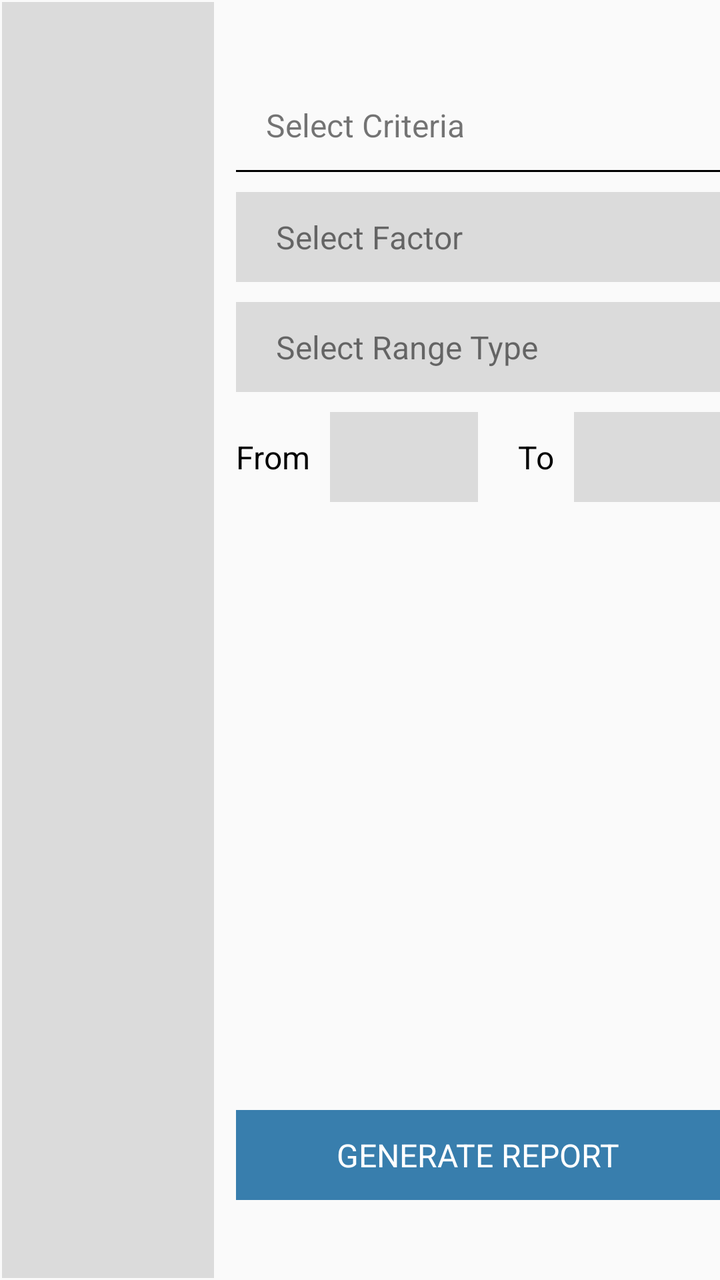
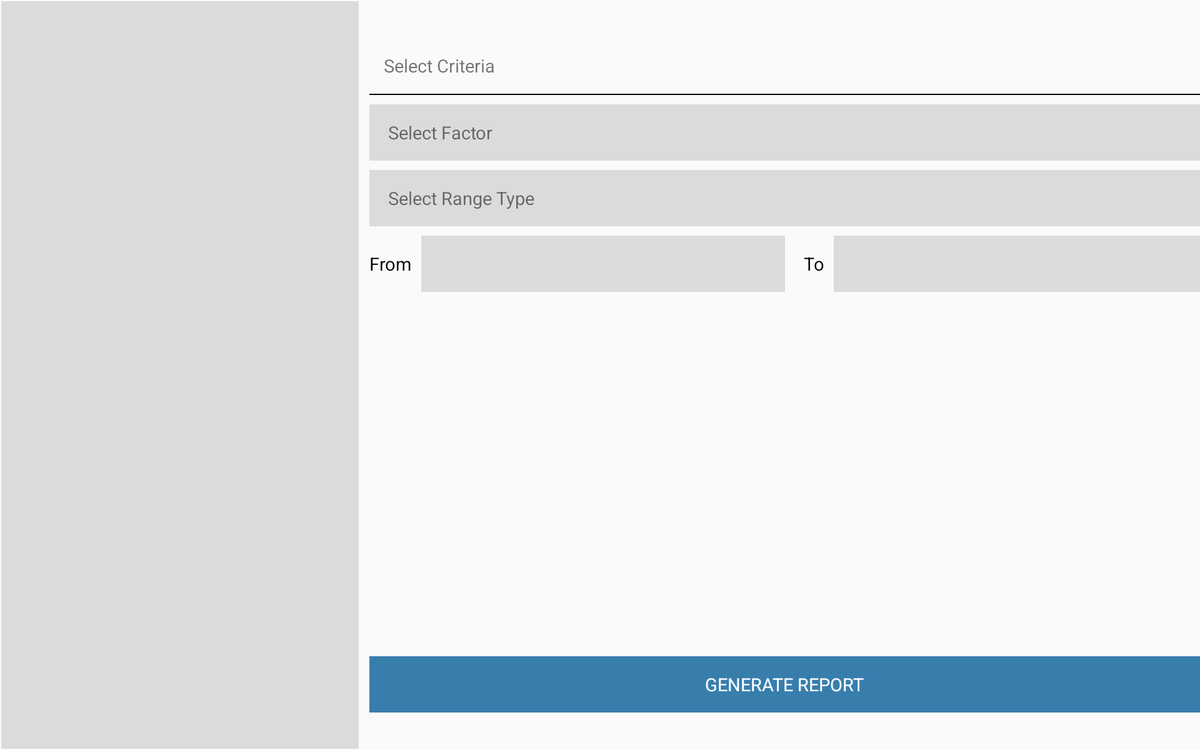

The same Android screen from two of the app's own layout files: first res/layout/ as a phone draws it, then the repository's variant for another configuration, drawn on a device whose configuration selects that folder. Both files follow.
<!-- AndroidManifest.xml: application theme AppTheme -->
<!-- res/layout/fragment_report.xml -->
<?xml version="1.0" encoding="utf-8"?>
<LinearLayout xmlns:android="http://schemas.android.com/apk/res/android"
    android:orientation="horizontal"
    android:layout_width="match_parent"
    android:layout_height="match_parent" >
    <LinearLayout
        android:id="@+id/linearTitlesInReports"
        android:layout_width="match_parent"
        android:layout_height="match_parent"
        android:layout_weight="0.7"
        android:layout_margin="1dp"
        android:background="#DBDBDB"
        android:orientation="vertical">

    </LinearLayout>
    <RelativeLayout

        android:layout_width="match_parent"
        android:layout_height="match_parent"
        android:layout_weight="0.3"
        android:layout_marginTop="40dp"
        android:layout_marginLeft="10dp"
        android:layout_marginBottom="40dp"
        android:orientation="vertical">
        <LinearLayout
            android:id="@+id/linearDetailInReports"
            android:layout_width="match_parent"
            android:layout_height="match_parent"
            android:orientation="vertical">

            <TextView
                android:layout_width="match_parent"
                android:layout_height="45dp"
                android:text="@string/selCriteria"
                android:layout_marginLeft="15dp"
                android:textSize="@dimen/textsize_normal"
                android:gravity="center_vertical"/>
            <TextView
                android:layout_width="match_parent"
                android:layout_height="1dp"
                android:background="@android:color/black"/>
            <TextView
                android:layout_width="match_parent"
                android:layout_height="45dp"
                android:background="#DBDBDB"
                android:text="Select Factor"
                android:paddingLeft="20dp"
                android:layout_marginTop="10dp"
                android:gravity="center_vertical"
                android:textSize="@dimen/textsize_normal"/>
            <TextView
                android:layout_width="match_parent"
                android:layout_height="45dp"
                android:background="#DBDBDB"
                android:text="Select Range Type"
                android:paddingLeft="20dp"
                android:layout_marginTop="10dp"
                android:gravity="center_vertical"
                android:textSize="@dimen/textsize_normal"/>
            <LinearLayout
                android:layout_width="match_parent"
                android:layout_height="45dp"
                android:layout_marginTop="10dp"
                android:orientation="horizontal">
                <LinearLayout
                    android:layout_width="match_parent"
                    android:layout_height="match_parent"
                    android:orientation="horizontal"
                    android:layout_weight="1">
                    <TextView
                        android:layout_width="wrap_content"
                        android:layout_height="45dp"
                        android:text="@string/from"
                        android:gravity="center_vertical"
                        android:textSize="@dimen/textsize_normal"
                        android:textColor="@android:color/black"/>
                    <TextView
                        android:layout_width="match_parent"
                        android:layout_height="match_parent"
                        android:background="#DBDBDB"
                        android:layout_marginLeft="10dp"
                        android:gravity="center_vertical"
                        android:textSize="@dimen/textsize_normal"/>

                </LinearLayout>
                <LinearLayout
                    android:layout_width="match_parent"
                    android:layout_height="match_parent"
                    android:orientation="horizontal"
                    android:layout_weight="1"
                    android:layout_marginLeft="20dp">
                    <TextView
                        android:layout_width="wrap_content"
                        android:layout_height="45dp"
                        android:text="@string/to"
                        android:gravity="center_vertical"
                        android:textSize="@dimen/textsize_normal"
                        android:textColor="@android:color/black"/>
                    <TextView
                        android:layout_width="match_parent"
                        android:layout_height="match_parent"
                        android:background="#DBDBDB"
                        android:layout_marginLeft="10dp"
                        android:gravity="center_vertical"
                        android:textSize="@dimen/textsize_normal"/>
                </LinearLayout>
            </LinearLayout>
        </LinearLayout>
        <TextView
            android:id="@+id/txtGenReportInReports"
            android:layout_width="match_parent"
            android:layout_height="45dp"
            android:gravity="center"
            android:background="#387EAD"
            android:textColor="@android:color/white"
            android:layout_alignParentBottom="true"
            android:textSize="@dimen/textsize_normal"
            android:text="@string/genReport"/>
    </RelativeLayout>

</LinearLayout>
<!-- resources referenced by this layout -->
<resources>
  <dimen name="textsize_normal">16sp</dimen>
  <string name="from">From</string>
  <string name="genReport">GENERATE REPORT</string>
  <string name="selCriteria">Select Criteria</string>
  <string name="to">To</string>
  <style name="AppTheme" parent="Theme.AppCompat.Light.DarkActionBar">
          <item name="windowActionBar">false</item>
          <item name="windowNoTitle">true</item>
      </style>
</resources>
<!-- res/layout-xlarge/fragment_report.xml (the repository's variant of the layout above) -->
<!-- drawn on a large tablet held sideways -->
<?xml version="1.0" encoding="utf-8"?>
<LinearLayout xmlns:android="http://schemas.android.com/apk/res/android"
    android:orientation="horizontal"
    android:layout_width="match_parent"
    android:layout_height="match_parent" >
    <LinearLayout
        android:id="@+id/linearTitlesInReports"
        android:layout_width="match_parent"
        android:layout_height="match_parent"
        android:layout_weight="0.7"
        android:layout_margin="1dp"
        android:background="#DBDBDB"
        android:orientation="vertical">
    </LinearLayout>
    <RelativeLayout
        android:layout_width="match_parent"
        android:layout_height="match_parent"
        android:layout_weight="0.3"
        android:layout_marginTop="40dp"
        android:layout_marginLeft="10dp"
        android:layout_marginBottom="40dp"
        android:orientation="vertical">
        <LinearLayout
            android:id="@+id/linearDetailInReports"
            android:layout_width="match_parent"
            android:layout_height="match_parent"
            android:layout_above="@+id/txtGenReportInReports"
            android:orientation="vertical">
            <TextView
                android:layout_width="match_parent"
                android:layout_height="60dp"
                android:text="@string/selCriteria"
                android:layout_marginLeft="15dp"
                android:textSize="@dimen/textsize_large"
                android:gravity="center_vertical"/>
            <TextView
                android:layout_width="match_parent"
                android:layout_height="1dp"
                android:background="@android:color/black"/>
            <TextView
                android:layout_width="match_parent"
                android:layout_height="60dp"
                android:background="#DBDBDB"
                android:text="Select Factor"
                android:paddingLeft="20dp"
                android:layout_marginTop="10dp"
                android:gravity="center_vertical"
                android:textSize="@dimen/textsize_large"/>
            <TextView
                android:layout_width="match_parent"
                android:layout_height="60dp"
                android:background="#DBDBDB"
                android:text="Select Range Type"
                android:paddingLeft="20dp"
                android:layout_marginTop="10dp"
                android:gravity="center_vertical"
                android:textSize="@dimen/textsize_large"/>
            <LinearLayout
                android:layout_width="match_parent"
                android:layout_height="60dp"
                android:layout_marginTop="10dp"
                android:orientation="horizontal">
                <LinearLayout
                    android:layout_width="match_parent"
                    android:layout_height="match_parent"
                    android:orientation="horizontal"
                    android:layout_weight="1">
                    <TextView
                        android:layout_width="wrap_content"
                        android:layout_height="60dp"
                        android:text="@string/from"
                        android:gravity="center_vertical"
                        android:textSize="@dimen/textsize_large"
                        android:textColor="@android:color/black"/>
                    <TextView
                        android:layout_width="match_parent"
                        android:layout_height="match_parent"
                        android:background="#DBDBDB"
                        android:layout_marginLeft="10dp"
                        android:gravity="center_vertical"
                        android:textSize="@dimen/textsize_large"/>
                </LinearLayout>
                <LinearLayout
                    android:layout_width="match_parent"
                    android:layout_height="match_parent"
                    android:orientation="horizontal"
                    android:layout_weight="1"
                    android:layout_marginLeft="20dp">
                    <TextView
                        android:layout_width="wrap_content"
                        android:layout_height="60dp"
                        android:text="@string/to"
                        android:gravity="center_vertical"
                        android:textSize="@dimen/textsize_large"
                        android:textColor="@android:color/black"/>
                    <TextView
                        android:layout_width="match_parent"
                        android:layout_height="match_parent"
                        android:background="#DBDBDB"
                        android:layout_marginLeft="10dp"
                        android:gravity="center_vertical"
                        android:textSize="@dimen/textsize_large"/>
                </LinearLayout>
            </LinearLayout>
        </LinearLayout>
        <TextView
            android:id="@+id/txtGenReportInReports"
            android:layout_width="match_parent"
            android:layout_height="60dp"
            android:gravity="center"
            android:background="#387EAD"
            android:onClick="generateReport"
            android:textColor="@android:color/white"
            android:layout_alignParentBottom="true"
            android:textSize="@dimen/textsize_large"
            android:text="@string/genReport"/>
    </RelativeLayout>

</LinearLayout>
<!-- resources referenced by the variant -->
<!-- as a large tablet held sideways resolves them -->
<resources>
  <dimen name="textsize_large">19sp</dimen>
  <string name="from">From</string>
  <string name="genReport">GENERATE REPORT</string>
  <string name="selCriteria">Select Criteria</string>
  <string name="to">To</string>
  <style name="AppTheme" parent="Theme.AppCompat.Light.DarkActionBar">
          <item name="windowActionBar">false</item>
          <item name="windowNoTitle">true</item>
      </style>
</resources>
